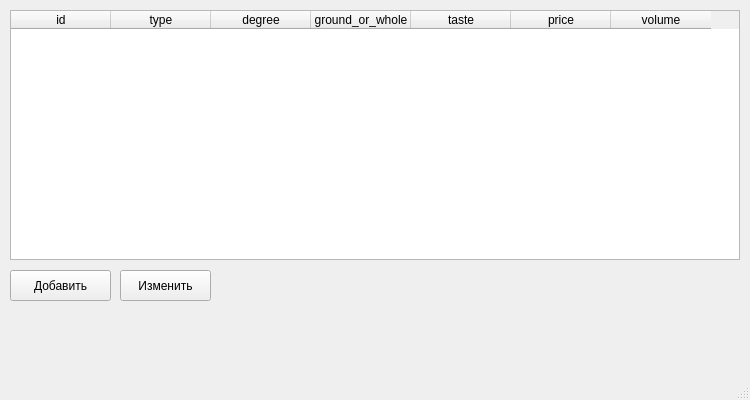
<?xml version="1.0" encoding="UTF-8"?>
<ui version="4.0">
 <class>MainWindow</class>
 <widget class="QMainWindow" name="MainWindow">
  <property name="geometry">
   <rect>
    <x>0</x>
    <y>0</y>
    <width>750</width>
    <height>400</height>
   </rect>
  </property>
  <property name="windowTitle">
   <string>MainWindow</string>
  </property>
  <widget class="QWidget" name="centralwidget">
   <widget class="QTableWidget" name="coffee_table">
    <property name="geometry">
     <rect>
      <x>10</x>
      <y>10</y>
      <width>730</width>
      <height>250</height>
     </rect>
    </property>
    <column>
     <property name="text">
      <string>id</string>
     </property>
    </column>
    <column>
     <property name="text">
      <string>type</string>
     </property>
    </column>
    <column>
     <property name="text">
      <string>degree</string>
     </property>
    </column>
    <column>
     <property name="text">
      <string>ground_or_whole</string>
     </property>
    </column>
    <column>
     <property name="text">
      <string>taste</string>
     </property>
    </column>
    <column>
     <property name="text">
      <string>price</string>
     </property>
    </column>
    <column>
     <property name="text">
      <string>volume</string>
     </property>
    </column>
   </widget>
   <widget class="QPushButton" name="add_button">
    <property name="geometry">
     <rect>
      <x>10</x>
      <y>270</y>
      <width>101</width>
      <height>31</height>
     </rect>
    </property>
    <property name="text">
     <string>Добавить</string>
    </property>
   </widget>
   <widget class="QPushButton" name="change_button">
    <property name="geometry">
     <rect>
      <x>120</x>
      <y>270</y>
      <width>91</width>
      <height>31</height>
     </rect>
    </property>
    <property name="text">
     <string>Изменить</string>
    </property>
   </widget>
  </widget>
  <widget class="QMenuBar" name="menubar">
   <property name="geometry">
    <rect>
     <x>0</x>
     <y>0</y>
     <width>750</width>
     <height>21</height>
    </rect>
   </property>
  </widget>
  <widget class="QStatusBar" name="statusbar"/>
 </widget>
 <resources/>
 <connections/>
</ui>
